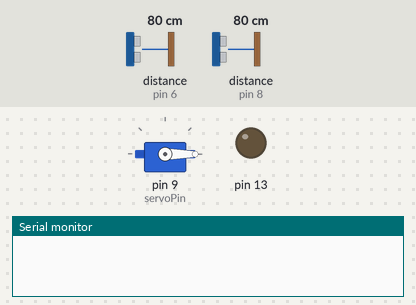
Recording of a sketch running on a simulated Arduino Uno, built with avr-gcc and run on an emulated ATmega328P. On the bench: servo, output pins drawn as LEDs (lit = HIGH), the last lines printed to the serial monitor. Wiring (inferred from the names in the program): 2 × ultrasonic range finder: trigger pin 5, echo pin 6 / trigger pin 7, echo pin 8. The test bench sets the inputs (shaded band); at power-on: distance to the obstacle (sensors on pin 8, pin 6) 80 cm. The echo pulse lasts 58.3 µs per cm; pins used as bus, display or sensor lines are not drawn.

Above: at 1.3 s.
1.4 s: distance to the obstacle (sensor on pin 8) set to 9 cm
3.3 s: distance to the obstacle (sensor on pin 8) set to 6 cm
At 4.9 s:
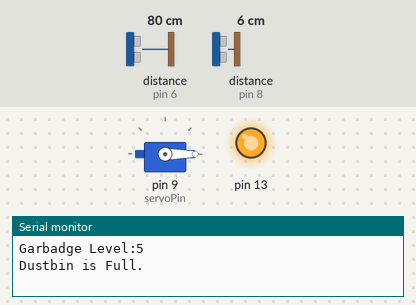
9.6 s: distance to the obstacle (sensor on pin 8) set to 2 cm
Timing chart, 0 to 14.8 s (numbered marks = the images above; inputs shaded):
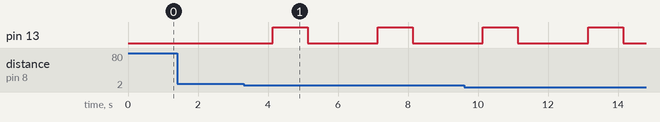

Measured:
- the behaviour switches between 8 and 7 cm on distance to the obstacle (sensor on pin 8) (found by bisection; images 0 and 1)
- after the input at 1.4 s, every drawn part: stays the same
- after the input at 3.3 s, pin 13: alternates HIGH for 1.0 s and LOW for 2.0 s, starting after 0.83 s

The sketch:

smart_dustbin-code.ino
```cpp
#include <Servo.h>
/*
  HC-SR04 Ping distance sensor:
  VCC to arduino 5v
  GND to arduino GND
  Echo to Arduino pin 6 & 8.
  Trig to Arduino pin 5 & 7.
  sensor-1 is usd for automatically open the lid
  sensor-2 is usd to show garbadge level
*/

Servo servo;
int trigPin = 5; // sensor 1
int echoPin = 6; // sensor 1,

int trig =7; // sensor 2
int echo=8; // sensor 2

int servoPin = 9; //attach servo to Arduino pin 9

long duration, dist, average; // duration used to calculate distance, sensor1
long duration2, dist2, average2; // sensor 2

void setup()
{
 Serial.begin(9600);
 servo.attach(servoPin);
 pinMode(trigPin, OUTPUT);
 pinMode(echoPin, INPUT);

 pinMode(trig, OUTPUT);  // sensor 2
 pinMode(echo, INPUT);  //sensor 2

 pinMode(13, OUTPUT);

 servo.write(0); //close cap on power on
 delay(100);
 servo.detach();
}

void measure() // sensor 1
{
digitalWrite(trigPin, LOW);
delayMicroseconds(5);
digitalWrite(trigPin, HIGH);
delayMicroseconds(25);
digitalWrite(trigPin, LOW);

pinMode(echoPin, INPUT);
duration = pulseIn(echoPin, HIGH);

dist = (duration/2) / 29.1;    //obtain distance using sensor1
}

void measure2() // sensor 2
{
digitalWrite(trig, LOW);
delayMicroseconds(5);
digitalWrite(trig, HIGH);
delayMicroseconds(15);
digitalWrite(trig, LOW);

pinMode(echo, INPUT);
duration2 = pulseIn(echo, HIGH);

dist2 = (duration2/2) / 29.1;    //obtain distance
}
void loop() {

    measure();
    delay(1000); //delay between measurements

  if ( dist<15 ) //Change distance as per your need
  {
    servo.attach(servoPin); // servo motor attach to pin 9
    delay(1);
    servo.write(0); //rotates the servo to rotate at specific angle
    delay(3000);
    servo.write(150);
    delay(1000);
    servo.detach();
    Serial.print("Open Bin's lid at Distance: "); Serial.println(dist);
  }

measure2(); // sensor-2 for measuring level of garbadge
//Serial.print("Distance:"); Serial.println(dist2);

if (dist2<=6)
{
    Serial.print("Garbadge Level:"); Serial.println(dist2);
    Serial.println("Dustbin is Full.");

    digitalWrite(13, HIGH);   // turn the LED on (HIGH is the voltage level)
    delay(1000);              // wait for a second
    digitalWrite(13, LOW);    // turn the LED off by making the voltage LOW
    delay(1000);              // wait for a second
}

}
```
